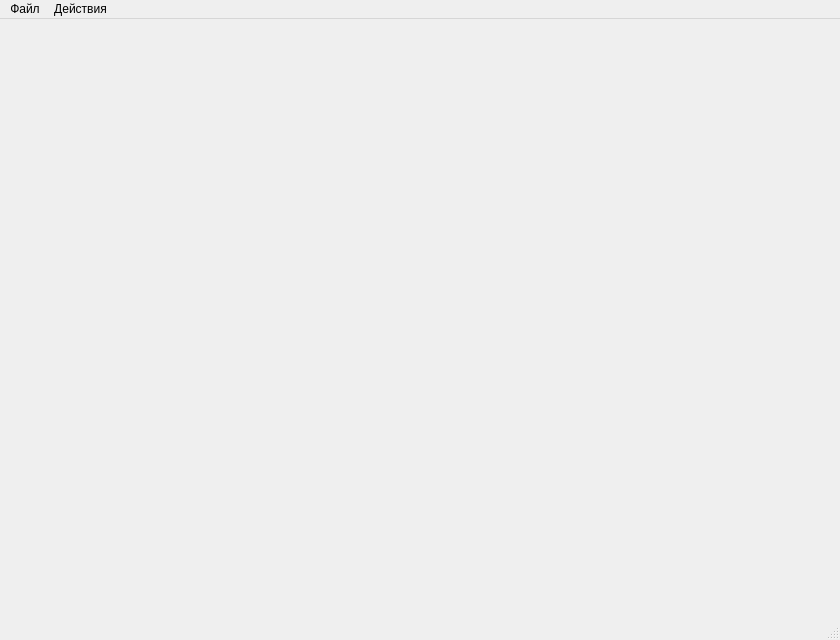
<?xml version="1.0" encoding="UTF-8"?>
<ui version="4.0">
 <class>MainWindow</class>
 <widget class="QMainWindow" name="MainWindow">
  <property name="geometry">
   <rect>
    <x>0</x>
    <y>0</y>
    <width>840</width>
    <height>640</height>
   </rect>
  </property>
  <property name="minimumSize">
   <size>
    <width>840</width>
    <height>640</height>
   </size>
  </property>
  <property name="maximumSize">
   <size>
    <width>840</width>
    <height>640</height>
   </size>
  </property>
  <property name="windowTitle">
   <string>MainWindow</string>
  </property>
  <widget class="QWidget" name="centralwidget"/>
  <widget class="QMenuBar" name="menubar">
   <property name="geometry">
    <rect>
     <x>0</x>
     <y>0</y>
     <width>840</width>
     <height>21</height>
    </rect>
   </property>
   <widget class="QMenu" name="menuTest">
    <property name="title">
     <string>Действия</string>
    </property>
    <addaction name="action"/>
    <addaction name="action_11"/>
    <addaction name="action_2"/>
    <addaction name="action_3"/>
    <addaction name="action_4"/>
    <addaction name="action_5"/>
    <addaction name="action_8"/>
    <addaction name="action_9"/>
    <addaction name="action_10"/>
   </widget>
   <widget class="QMenu" name="menu">
    <property name="title">
     <string>Файл</string>
    </property>
    <addaction name="action_6"/>
    <addaction name="action_7"/>
   </widget>
   <addaction name="menu"/>
   <addaction name="menuTest"/>
  </widget>
  <widget class="QStatusBar" name="statusbar"/>
  <action name="action">
   <property name="text">
    <string>Добавить новое препятствие</string>
   </property>
  </action>
  <action name="action_2">
   <property name="text">
    <string>Изменить точку старта</string>
   </property>
  </action>
  <action name="action_3">
   <property name="text">
    <string>Изменить точку финиша</string>
   </property>
  </action>
  <action name="action_4">
   <property name="text">
    <string>Изменить размер робота</string>
   </property>
  </action>
  <action name="action_5">
   <property name="text">
    <string>Изменить размер клетки</string>
   </property>
  </action>
  <action name="action_6">
   <property name="text">
    <string>Сохранить как...</string>
   </property>
  </action>
  <action name="action_7">
   <property name="text">
    <string>Загрузить из файла</string>
   </property>
  </action>
  <action name="action_8">
   <property name="text">
    <string>Показать стандартный вид</string>
   </property>
  </action>
  <action name="action_9">
   <property name="text">
    <string>Показать вид (сетка + робот-материальная точка)</string>
   </property>
  </action>
  <action name="action_10">
   <property name="text">
    <string>Удалить все препятствия</string>
   </property>
  </action>
  <action name="action_11">
   <property name="text">
    <string>Удалить последнее добавленное препятствие</string>
   </property>
  </action>
 </widget>
 <resources/>
 <connections/>
</ui>
